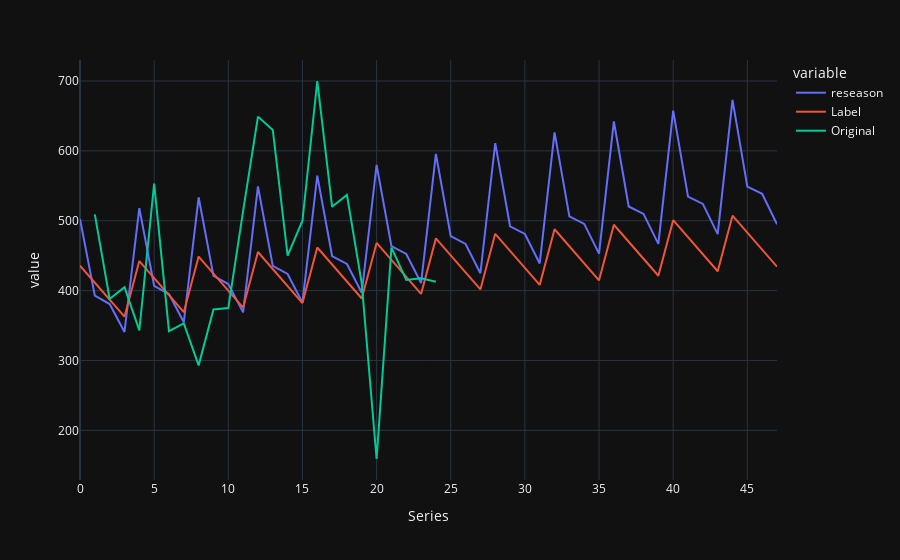

The cell this chart's notebook holds for it:
### Code cell
fig = px.line(concat_res, x="Series", y=["reseason",'Label',"Original"], template = 'plotly_dark')
fig.show()

### Figure 1 — Plotly figure (JSON) as saved in the notebook; plotly's stock layout.template omitted (floating-point values rounded to 4 significant figures)
{"data": [{"hovertemplate": "variable=reseason<br>Series=%{x}<br>value=%{y}<extra></extra>", "legendgroup": "reseason", "line": {"color": "#636efa", "dash": "solid"}, "marker": {"symbol": "circle"}, "mode": "lines", "name": "reseason", "orientation": "v", "showlegend": true, "type": "scatter", "x": [0, 1, 2, 3, 4, 5, 6, 7, 8, 9, 10, 11, 12, 13, 14, 15, 16, 17, 18, 19, 20, 21, 22, 23, 24, 25, 26, 27, 28, 29, 30, 31, 32, 33, 34, 35, 36, 37, 38, 39, 40, 41, 42, 43, 44, 45, 46, 47, 1, 2, 3, 4, 5, 6, 7, 8, 9, 10, 11, 12, 13, 14, 15, 16, 17, 18, 19, 20, 21, 22, 23, 24], "xaxis": "x", "y": [502.5, 392.8, 380.8, 340.8, 518.0, 407.0, 395.1, 354.8, 533.5, 421.1, 409.5, 368.8, 549.0, 435.3, 423.8, 382.8, 564.5, 449.5, 438.1, 396.8, 580.1, 463.7, 452.5, 410.9, 595.6, 477.9, 466.8, 424.9, 611.1, 492.0, 481.1, 438.9, 626.6, 506.2, 495.5, 452.9, 642.1, 520.4, 509.8, 466.9, 657.6, 534.6, 524.1, 480.9, 673.1, 548.8, 538.5, 494.9, null, null, null, null, null, null, null, null, null, null, null, null, null, null, null, null, null, null, null, null, null, null, null, null], "yaxis": "y"}, {"hovertemplate": "variable=Label<br>Series=%{x}<br>value=%{y}<extra></extra>", "legendgroup": "Label", "line": {"color": "#EF553B", "dash": "solid"}, "marker": {"symbol": "circle"}, "mode": "lines", "name": "Label", "orientation": "v", "showlegend": true, "type": "scatter", "x": [0, 1, 2, 3, 4, 5, 6, 7, 8, 9, 10, 11, 12, 13, 14, 15, 16, 17, 18, 19, 20, 21, 22, 23, 24, 25, 26, 27, 28, 29, 30, 31, 32, 33, 34, 35, 36, 37, 38, 39, 40, 41, 42, 43, 44, 45, 46, 47, 1, 2, 3, 4, 5, 6, 7, 8, 9, 10, 11, 12, 13, 14, 15, 16, 17, 18, 19, 20, 21, 22, 23, 24], "xaxis": "x", "y": [435.7, 411.4, 387.0, 362.7, 442.2, 417.9, 393.5, 369.2, 448.7, 424.4, 400.0, 375.7, 455.2, 430.9, 406.5, 382.2, 461.7, 437.4, 413.0, 388.7, 468.3, 443.9, 419.6, 395.2, 474.8, 450.4, 426.1, 401.7, 481.3, 456.9, 432.6, 408.2, 487.8, 463.4, 439.1, 414.7, 494.3, 469.9, 445.6, 421.2, 500.8, 476.4, 452.1, 427.7, 507.3, 482.9, 458.6, 434.2, null, null, null, null, null, null, null, null, null, null, null, null, null, null, null, null, null, null, null, null, null, null, null, null], "yaxis": "y"}, {"hovertemplate": "variable=Original<br>Series=%{x}<br>value=%{y}<extra></extra>", "legendgroup": "Original", "line": {"color": "#00cc96", "dash": "solid"}, "marker": {"symbol": "circle"}, "mode": "lines", "name": "Original", "orientation": "v", "showlegend": true, "type": "scatter", "x": [0, 1, 2, 3, 4, 5, 6, 7, 8, 9, 10, 11, 12, 13, 14, 15, 16, 17, 18, 19, 20, 21, 22, 23, 24, 25, 26, 27, 28, 29, 30, 31, 32, 33, 34, 35, 36, 37, 38, 39, 40, 41, 42, 43, 44, 45, 46, 47, 1, 2, 3, 4, 5, 6, 7, 8, 9, 10, 11, 12, 13, 14, 15, 16, 17, 18, 19, 20, 21, 22, 23, 24], "xaxis": "x", "y": [null, null, null, null, null, null, null, null, null, null, null, null, null, null, null, null, null, null, null, null, null, null, null, null, null, null, null, null, null, null, null, null, null, null, null, null, null, null, null, null, null, null, null, null, null, null, null, null, 509, 388, 405, 343, 553, 342, 353, 293, 373, 375, 514, 649, 630, 450, 500, 700, 520, 537, 410, 159, 461.6, 415.3, 417.6, 412.6], "yaxis": "y"}], "layout": {"legend": {"title": {"text": "variable"}, "tracegroupgap": 0}, "margin": {"t": 60}, "xaxis": {"anchor": "y", "domain": [0, 1], "title": {"text": "Series"}}, "yaxis": {"anchor": "x", "domain": [0, 1], "title": {"text": "value"}}}}
